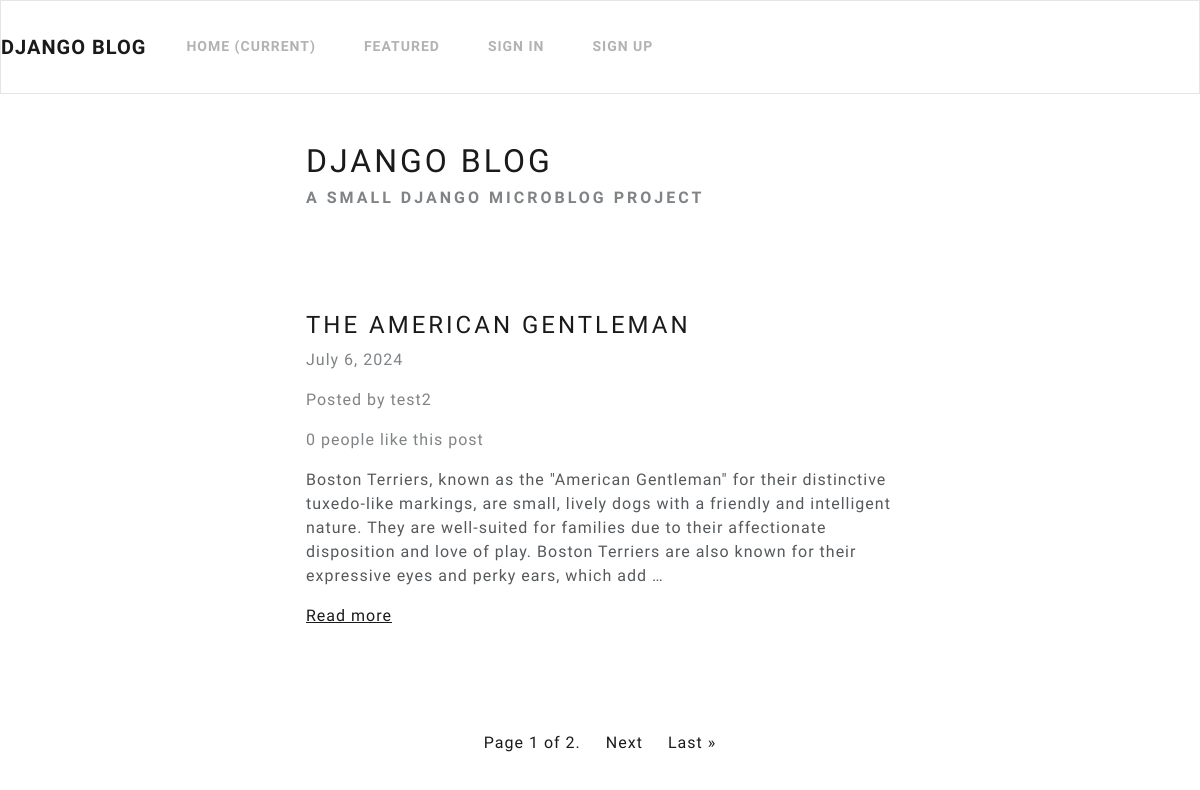
The page / on the database its author committed.
### microblog/models.py (models this page shows)
class BlogPost(models.Model):
    title = models.CharField(max_length=255)
    content = HTMLField()
    date = models.DateField(auto_now_add=True)
    author = models.ForeignKey(User, on_delete=models.CASCADE)
    featured = models.BooleanField(default=False)
    likes = models.ManyToManyField(User, related_name='likes', blank=True)

### microblog/views.py (the view)
# urls.py: path('', Index.as_view(), name='index'),
class Index(ListView):
    model = BlogPost
    queryset = BlogPost.objects.all().order_by('-date')
    template_name = 'microblog/index.html'
    paginate_by = 1

### microblog/templates/microblog/index.html (shortened to what this page needs)
{% extends 'microblog/base.html' %}
{% block content %}
<div class="row">
  <div class="col-md-6 col-12 mx-md-auto mx-3 mt-5 mb-5">
    <h1 class="fw-bolder">Django Blog</h1>
    <h5 class="text-muted">A small django microblog project</h5>
  </div>
</div>
{% for object in object_list %}
<div class="row">
  <div class="col-md-6 col-12 mx-md-auto mx-3 mt-5 mb-5">
    <h3 class="fw-bolder">{{ object.title }}</h3>
    <p class="text-muted">{{ object.date }} </p>
    <p class="text-muted">Posted by {{ object.author.username }}</p>
    {% if object.likes.count == 1 %}
    <p class="text-muted">{{ object.likes.count }} person likes this post</p>
    {% else %}
    <p class="text-muted">{{ object.likes.count }} people like this post</p>
    {% endif %}
    <div class="my-3">
      {{ object.content|truncatewords_html:50|safe }}
    </div>
     <a href="{% url 'detail_post' object.id %}">Read more</a>
  </div>
</div>
{% endfor %}
<nav>
  <ul class="pagination">
    <div class="mx-auto d-flex flex-row mt-5">
      <li class="page-item">
	<a class="page-link" href="#">Page {{ page_obj.number }} of {{ page_obj.paginator.num_pages }}. </a>
      </li>
      {% if page_obj.has_next %}
      <li class="page-item">
	<a class="page-link" href="?page={{ page_obj.next_page_number }}">Next</a>
      </li>
      <li class="page-item">
	<a class="page-link" href="?page={{ page_obj.paginator.num_pages }}">Last &raquo;</a>
      </li>
      {% endif %}
    </div>
  </ul>
</nav>
{% endblock content %}

### rows shown on the page
BlogPost: title "THE AMERICAN GENTLEMAN", date "July 6, 2024", author.username "test2", likes.count "0", content "Boston Terriers, known as the \"American Gentleman\" for their distinctive tuxedo-like markings, are small, lively dogs with a friendly and intelligent nature. They are well-suited for families due to their affectionate disposition and love of play. Boston Terriers are also known for their expressive eyes and perky ears, which add …"

### other values the page prints
{{ page_obj.number }} "1"
{{ page_obj.paginator.num_pages }} "2"
